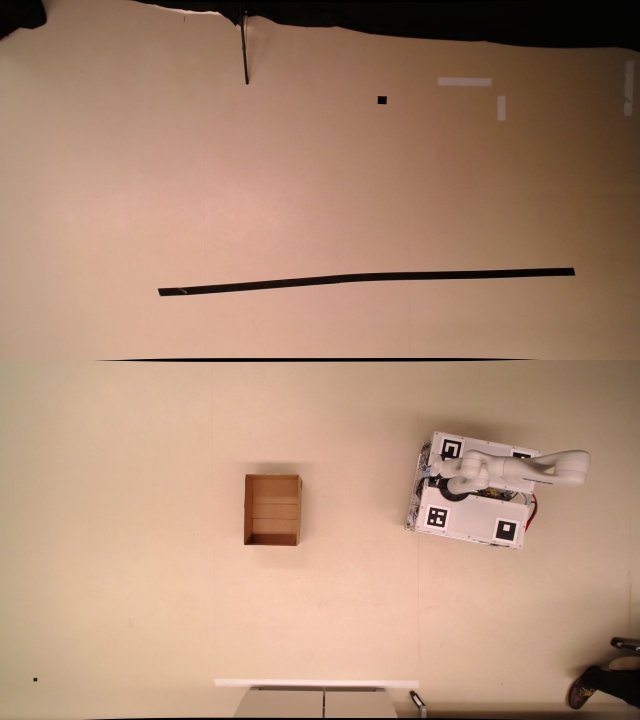
#> input picture tests/data/bin_rim/close_18-10-36_08.jpg, 1280 x 1440 px (shown at 1/2 size); its folder holds only this picture in this run
$ python -i bottle_localizer.py   (imports and definitions only)
#> lines starting #> are read from the running program, lines starting #| are printed output that depends on the picture; after the words box and inside, x2 and y2 are one past the last pixel; in counts of white or black regions, pixels touching at a corner belong together
#> further down, picture is the input picture: shape (1440, 1280, 3); mean B, G, R 117, 140.2, 175
"""Localize a bottle lying on the floor from the ceiling cameras, by its label.

The bottle is clear plastic, which from the ceiling is barely distinguishable from the
floor, but its label is a saturated red band (2026-11-02, a 20 oz vitaminwater: hue
177-179 and 0-2, saturation ~245, against a floor at hue ~10 and saturation ~92). So
the label is what is found and fitted: a cylinder of the bottle's diameter and the
label's length lying on the floor, whose pose has three degrees of freedom (x, y and
the axis's yaw, which repeats every 180 degrees). Its silhouette in a calibrated camera
is approximated by the convex hull of the bounding box's eight corners, as for the
cube and the bin; the fit maximises its IoU with the label mask, averaged over frames.

The fitted point is the label's centre, which is where a grasp across the bottle
should close. A standing bottle is not handled: from above its label is a thin ring.
"""

from __future__ import annotations

import math
import time
from collections.abc import Sequence
from dataclasses import dataclass
from typing import Any

import cv2 as cv
import numpy as np
from numpy.typing import NDArray

from prpl_tidybot.cube_localizer import (
    CeilingCamera,
    in_calibrated_region,
    load_ceiling_cameras,
)
from prpl_tidybot.real_sim.perceivers.target_source import TargetSource

# Unit box corners, centred in x/y, bottom face on z = 0.
_CORNERS = np.array(
    [[sx, sy, sz] for sx in (-0.5, 0.5) for sy in (-0.5, 0.5) for sz in (0.0, 1.0)]
)
_SEAM_PX = 8
# A blob's area relative to the label's silhouette at its spot (either yaw).
_AREA_RATIO = (0.4, 2.0)
# Pixels of floor kept around the label's silhouette when fitting.
_WINDOW_PX = 40
# Two candidates closer than this (m) are the same bottle.
_SAME_M = 0.1


@dataclass(frozen=True)
class BottleModel:
    """The bottle and its label (m), and the label's colour (OpenCV HSV).

    The defaults are a 20 oz vitaminwater: ~0.20 m long and 0.066 m across (retail
    listing), the label measured 0.10 m long in the calibrated ceiling camera. Red
    wraps around hue 0, so ``hue_ranges`` holds one band on each side of it.
    """

    length: float = 0.20
    diameter: float = 0.066
    label_length: float = 0.10
    hue_ranges: tuple[tuple[int, int], ...] = ((0, 8), (170, 180))
    min_saturation: int = 120
    min_value: int = 60


@dataclass(frozen=True)
class BottleFit:
    """A fitted label pose (map frame) and how well its silhouette matched."""

    x: float
    y: float
    # The bottle's axis, radians in [-pi/2, pi/2): a label looks the same end to end.
    yaw: float
    iou: float
    # Per-camera fits (camera index, x, y, yaw, iou) and their spread.
    per_camera: tuple[tuple[int, float, float, float, float], ...] = ()
    camera_disagreement_m: float = 0.0
    # The camera whose fit was kept (-1 when none was chosen).
    camera: int = -1


def bottle_mask(
    bgr: NDArray[np.uint8], model: BottleModel = BottleModel()
) -> NDArray[np.uint8]:
    """1 inside the convex hull of each blob of the label's colour (its print filled)."""
    hsv: Any = cv.cvtColor(bgr, cv.COLOR_BGR2HSV)
#> hsv: shape (1440, 1280, 3); mean H, S, V 12.9, 91.2, 175
    hue = hsv[:, :, 0]
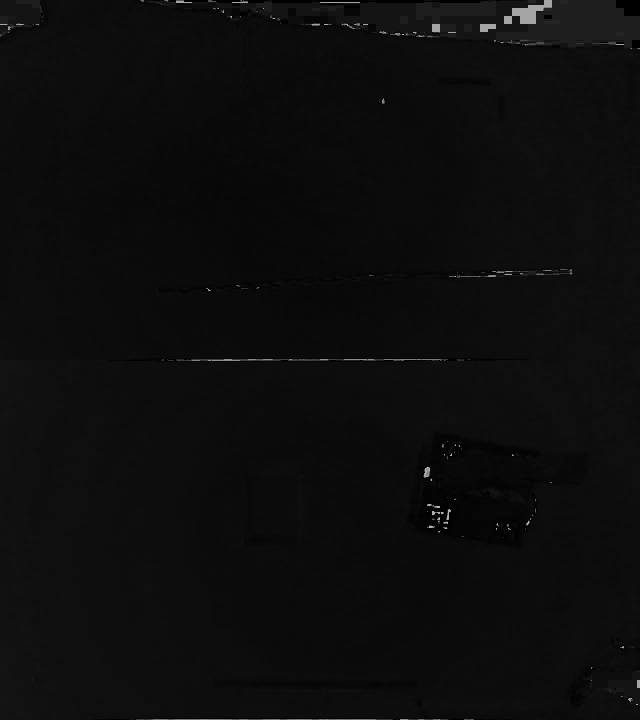
#> hue: shape (1440, 1280) (shown at 1/2 size); min 0, max 179, mean 12.9
    mask: Any = np.zeros(hue.shape, bool)
    for lo, hi in model.hue_ranges:
        mask |= (hue >= lo) & (hue <= hi)
#> this loop made 2 passes
#> pass 1, in bottle_mask, `mask |= (hue >= lo) & (hue <= hi)`:
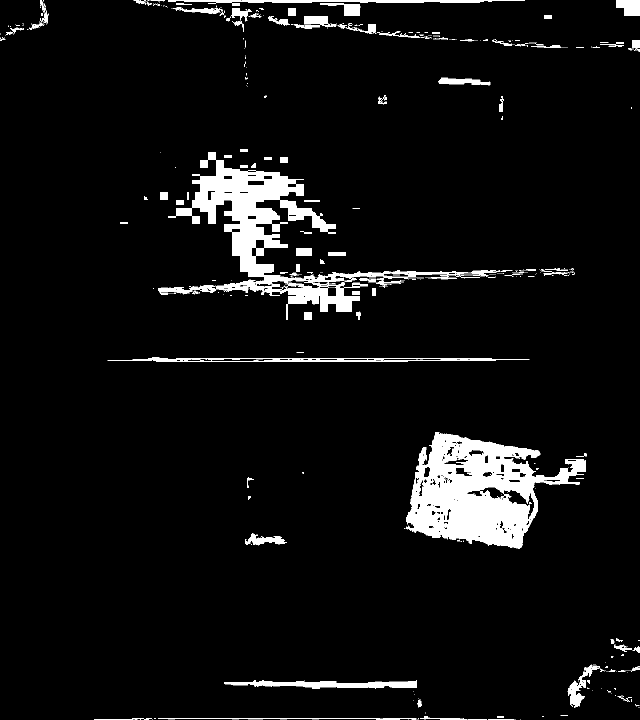
#> mask: shape (1440, 1280) bool (shown at 1/2 size); 6% white; 795 white regions (680 under 20 px), largest, box (x1, y1, x2, y2) and area: (812, 864, 1172, 1097) 42815, (316, 304, 937, 640) 34907, (448, 1360, 834, 1378) 3685
    mask &= (hsv[:, :, 1] >= model.min_saturation) & (hsv[:, :, 2] >= model.min_value)
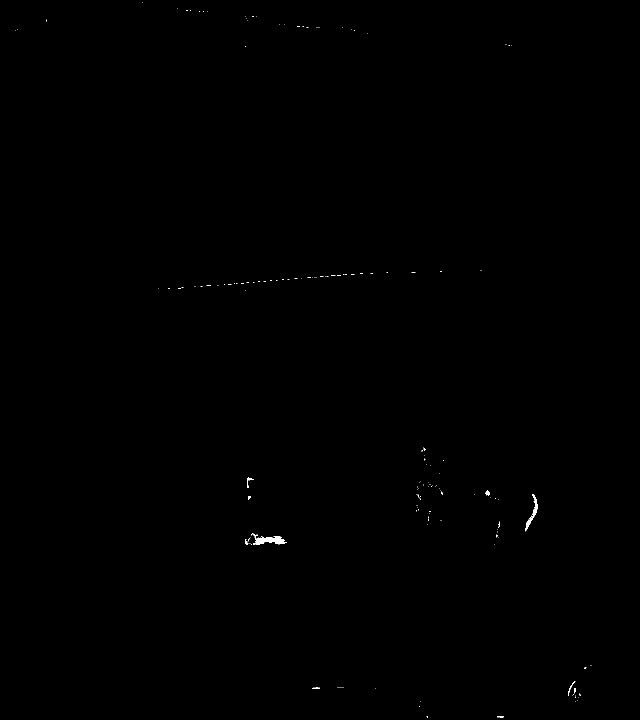
#> mask: shape (1440, 1280) bool (shown at 1/2 size); 0.1% white; 177 white regions (168 under 20 px), largest, box (x1, y1, x2, y2) and area: (502, 1067, 574, 1090) 745, (1050, 988, 1075, 1063) 370, (494, 954, 508, 976) 81
    # Bridges the label's black band when it crosses the label and splits the red in
    # two (2026-11-06: a 4 px gap, scoring 0.636 as two hulls).
    mask = cv.morphologyEx(mask.astype(np.uint8), cv.MORPH_CLOSE, np.ones((9, 9)))
#> mask: shape (1440, 1280); values 0 (black) and 1 (white), 0.15% white; 109 white regions (96 under 20 px)
    contours, _ = cv.findContours(mask, cv.RETR_EXTERNAL, cv.CHAIN_APPROX_SIMPLE)
#> contours = 109 contours, 102 with area under 20; largest, box (x1, y1, x2, y2) and area: (490, 1067, 574, 1090) 924, (1050, 988, 1075, 1063) 362, (1136, 1362, 1162, 1403) 341, (971, 981, 980, 991) 54, (494, 954, 508, 976) 50, (994, 1432, 1007, 1440) 45, (857, 968, 873, 974) 30
    filled = np.zeros_like(mask)
    # Each blob's convex hull: the label's dark print and white stripe can reach its
    # edge (2026-11-05: a third of the label), so they are notches, not holes.
    hulls = [cv.convexHull(c) for c in contours]
#> hulls = 109 contours, 98 with area under 20; largest, box (x1, y1, x2, y2) and area: (490, 1067, 574, 1090) 1416, (1050, 988, 1075, 1063) 724, (1136, 1362, 1162, 1403) 614, (494, 954, 508, 976) 156, (994, 1432, 1007, 1440) 64
    cv.drawContours(filled, hulls, -1, (1,), thickness=cv.FILLED)
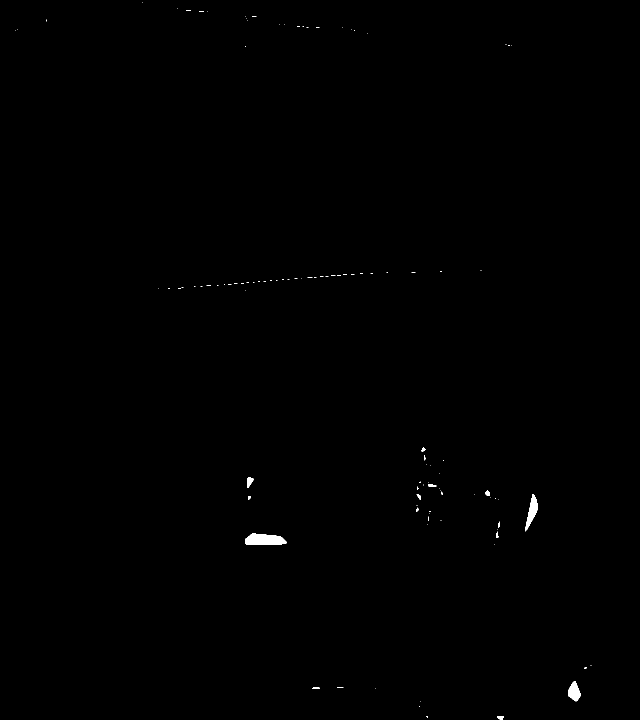
#> filled: shape (1440, 1280) (shown at 1/2 size); values 0 (black) and 1 (white), 0.22% white; 109 white regions (95 under 20 px), largest, box (x1, y1, x2, y2) and area: (490, 1067, 574, 1090) 1506, (1050, 988, 1075, 1063) 795, (1136, 1362, 1162, 1403) 662
    return filled.astype(np.uint8)


# [13 lines left out: function label_silhouette, not called in this run]


def _split(frame: NDArray[np.uint8], num_cameras: int) -> list[NDArray[np.uint8]]:
    rows = frame.shape[0] // num_cameras
    return [frame[i * rows : (i + 1) * rows] for i in range(num_cameras)]


# [8 lines left out: function _valid_rows, not called in this run]


# Inside the bin the label is in the walls' shadow: near black (HSV value ~18 on
# 2026-11-05) and mostly hidden, so it is found as dark, saturated red in the bin's
# opening rather than fitted. The rug's pink stays below this saturation.
_IN_BIN_MIN_SATURATION = 150
_IN_BIN_MIN_VALUE = 10
_IN_BIN_MIN_PIXELS = 30


# A bottle standing in the bin (or leaning cap-up on a wall) hides its whole label
# behind the walls; only its grey cap shows (2026-11-08: saturation 75-150, value
# 28-69, ~155 px), inside an opening whose shadowed blue reads saturation > 210 and
# value < 20. So when no label is seen, anything in the bin's own blue outline that is
# neither blue nor dark counts as the bottle. Its outline is eroded so the rim's
# highlights stay out (empty bins at both spots on 2026-11-08: 0 px over 99 frames).
# A bin almost straight under a camera shows its own lit floor instead, a brighter and
# slightly washed-out blue (17:33: saturation 156-169, value 122-139), so the cap is
# also capped in brightness.
_BIN_HUE = (100, 130)
_BIN_MIN_SATURATION = 150
_OBJECT_MAX_SATURATION = 170
_OBJECT_MIN_VALUE = 25
_OBJECT_MAX_VALUE = 100
_OBJECT_ERODE_PX = 6
_OBJECT_MIN_PIXELS = 60


# [116 lines left out: functions _in_bin_masks, _largest_blob, find_bottle_in_box, not called in this run]


def _excluded(x: float, y: float, exclude: Sequence[Sequence[float]]) -> bool:
    return any(abs(x - ex) < half and abs(y - ey) < half for ex, ey, half in exclude)


@dataclass(frozen=True)
class RobotBox:
    """The robot's base as the ceiling cameras see it (m): its footprint, centred on
    the marker pose and turned with its heading, from the floor up to its top.

    The TidyBot++ base is 0.548 m along its heading and 0.508 m across
    (``aimed_toss.BASE_LENGTH`` / ``BASE_WIDTH``); its top, where the markers sit, is
    0.378 m up (``marker_detector.constants.ROBOT_HEIGHT``). Red cabling runs on it up
    to the top, and a camera looking down at an angle sees it up to 0.25 m beyond the
    footprint (2026-11-06), so a blob is the robot's when the camera's ray to it
    passes through this box, not when its floor point lies in the footprint.
    """

    length: float = 0.548
    width: float = 0.508
    height: float = 0.378
    margin: float = 0.03


def _camera_centre(camera: CeilingCamera) -> NDArray[np.float64]:
    rot: Any = cv.Rodrigues(camera.rvec)[0]
    return np.asarray(-rot.T @ camera.tvec, np.float64).reshape(3)


# [222 lines left out: functions _behind_robot, find_bottle_candidates, fit_bottle_pose, _off_nadir, localize_bottle, not called in this run]


class CeilingBottleSource(TargetSource):
    """The bottle's label from the ceiling cameras, as ``CeilingCubeTargetSource`` is
    the cube.

    Reads ``num_frames`` stitched frames and the robot's map pose (to ignore the robot's
    own footprint), then runs :func:`localize_bottle`; raises if no bottle is found.
    ``get_target`` is the label's centre at the bottle's axis height, ``get_yaw`` the
    bottle's axis.
    """

    # [94 lines left out: functions __init__, _frames, robot_poses, localize, find_pose_in_box, not called in this run]

    def get_target(self) -> tuple[float, float, float]:
        fit = self.localize()
        return (fit.x, fit.y, self._model.diameter / 2)

    # [25 lines left out: functions get_yaw, alternates, close, not called in this run]

>>> import cv2
>>> picture = cv2.imread('../../tests/data/bin_rim/close_18-10-36_08.jpg')
>>> result = bottle_mask(picture)
